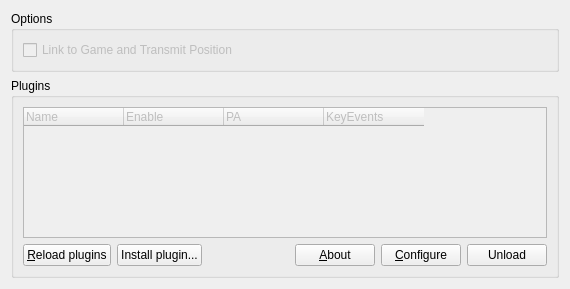
<?xml version="1.0" encoding="UTF-8"?>
<ui version="4.0">
 <class>PluginConfig</class>
 <widget class="QWidget" name="PluginConfig">
  <property name="geometry">
   <rect>
    <x>0</x>
    <y>0</y>
    <width>570</width>
    <height>289</height>
   </rect>
  </property>
  <property name="windowTitle">
   <string>Plugins</string>
  </property>
  <layout class="QVBoxLayout" name="verticalLayout">
   <item>
    <widget class="QGroupBox" name="qgbOptions">
     <property name="title">
      <string>Options</string>
     </property>
     <layout class="QVBoxLayout">
      <item>
       <widget class="QCheckBox" name="qcbTransmit">
        <property name="toolTip">
         <string>Enable plugins and transmit positional information</string>
        </property>
        <property name="whatsThis">
         <string>This allows plugins for supported games to fetch your in-game position and transmit it with each voice packet. This enables other users to hear your voice in-game from the direction your character is in relation to their own.</string>
        </property>
        <property name="text">
         <string>Link to Game and Transmit Position</string>
        </property>
        <property name="enabled">
         <bool>false</bool>
        </property>
       </widget>
      </item>
     </layout>
    </widget>
   </item>
   <item>
    <widget class="QGroupBox" name="qgbPlugins">
     <property name="title">
      <string>Plugins</string>
     </property>
     <layout class="QVBoxLayout">
      <item>
       <widget class="MultiColumnTreeWidget" name="qtwPlugins">
        <property name="accessibleName">
         <string>List of plugins</string>
        </property>
        <property name="accessibleDescription">
         <string>Use up and down keys to navigate through plugins. Use left and right keys to navigate between single plugin permissions.</string>
        </property>
        <property name="tabKeyNavigation">
         <bool>false</bool>
        </property>
        <property name="rootIsDecorated">
         <bool>false</bool>
        </property>
        <property name="headerHidden">
         <bool>false</bool>
        </property>
        <property name="enabled">
         <bool>false</bool>
        </property>
        <attribute name="headerStretchLastSection">
         <bool>false</bool>
        </attribute>
        <column>
         <property name="text">
          <string>Name</string>
         </property>
        </column>
        <column>
         <property name="text">
          <string>Enable</string>
         </property>
        </column>
        <column>
         <property name="text">
          <string>PA</string>
         </property>
        </column>
        <column>
         <property name="text">
          <string>KeyEvents</string>
         </property>
        </column>
       </widget>
      </item>
      <item>
       <layout class="QHBoxLayout">
        <item>
         <widget class="QPushButton" name="qpbReload">
          <property name="toolTip">
           <string>Reloads all plugins</string>
          </property>
          <property name="whatsThis">
           <string>This rescans and reloads plugins. Use this if you just added or changed a plugin to the plugins directory.</string>
          </property>
          <property name="text">
           <string>&amp;Reload plugins</string>
          </property>
         </widget>
        </item>
        <item>
         <widget class="QPushButton" name="qpbInstallPlugin">
          <property name="toolTip">
           <string>Install a plugin from a local file</string>
          </property>
          <property name="text">
           <string>Install plugin...</string>
          </property>
         </widget>
        </item>
        <item>
         <spacer>
          <property name="orientation">
           <enum>Qt::Horizontal</enum>
          </property>
          <property name="sizeHint" stdset="0">
           <size>
            <width>40</width>
            <height>20</height>
           </size>
          </property>
         </spacer>
        </item>
        <item>
         <widget class="QPushButton" name="qpbAbout">
          <property name="toolTip">
           <string>Information about plugin</string>
          </property>
          <property name="whatsThis">
           <string>This shows a small information message about the plugin.</string>
          </property>
          <property name="text">
           <string>&amp;About</string>
          </property>
         </widget>
        </item>
        <item>
         <widget class="QPushButton" name="qpbConfig">
          <property name="toolTip">
           <string>Show configuration page of plugin</string>
          </property>
          <property name="whatsThis">
           <string>This shows the configuration page of the plugin, if any.</string>
          </property>
          <property name="text">
           <string>&amp;Configure</string>
          </property>
         </widget>
        </item>
        <item>
         <widget class="QPushButton" name="qpbUnload">
          <property name="toolTip">
           <string>Unload the currently selected plugin. This will remove it from the plugin list for the current session.</string>
          </property>
          <property name="text">
           <string>Unload</string>
          </property>
         </widget>
        </item>
       </layout>
      </item>
     </layout>
    </widget>
   </item>
  </layout>
 </widget>
 <customwidgets>
  <customwidget>
   <class>MultiColumnTreeWidget</class>
   <extends>QTreeWidget</extends>
   <header>widgets/MultiColumnTreeWidget.h</header>
  </customwidget>
 </customwidgets>
 <resources/>
 <connections/>
</ui>
